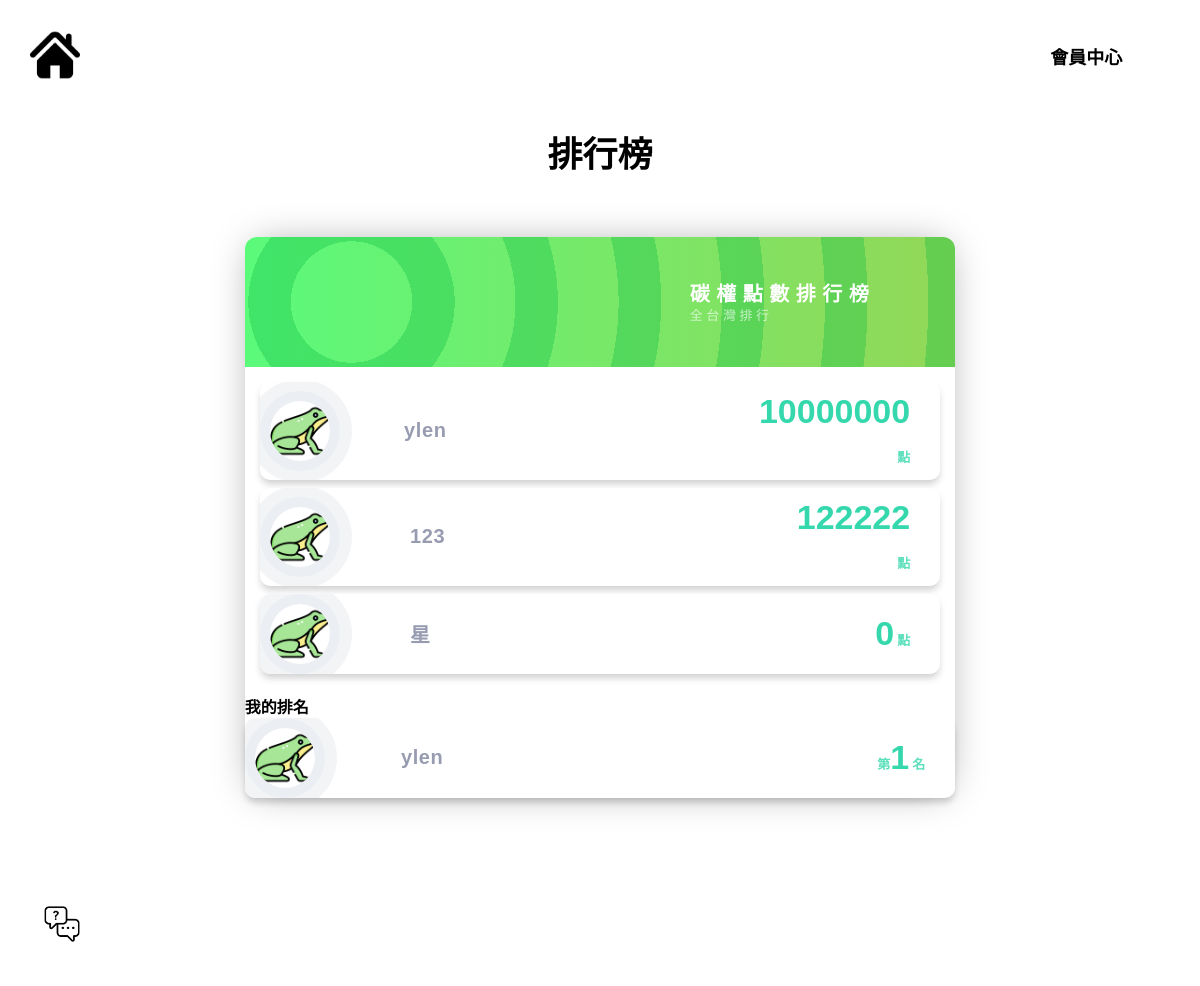
Page /rank (signed in) on the earlier database version.
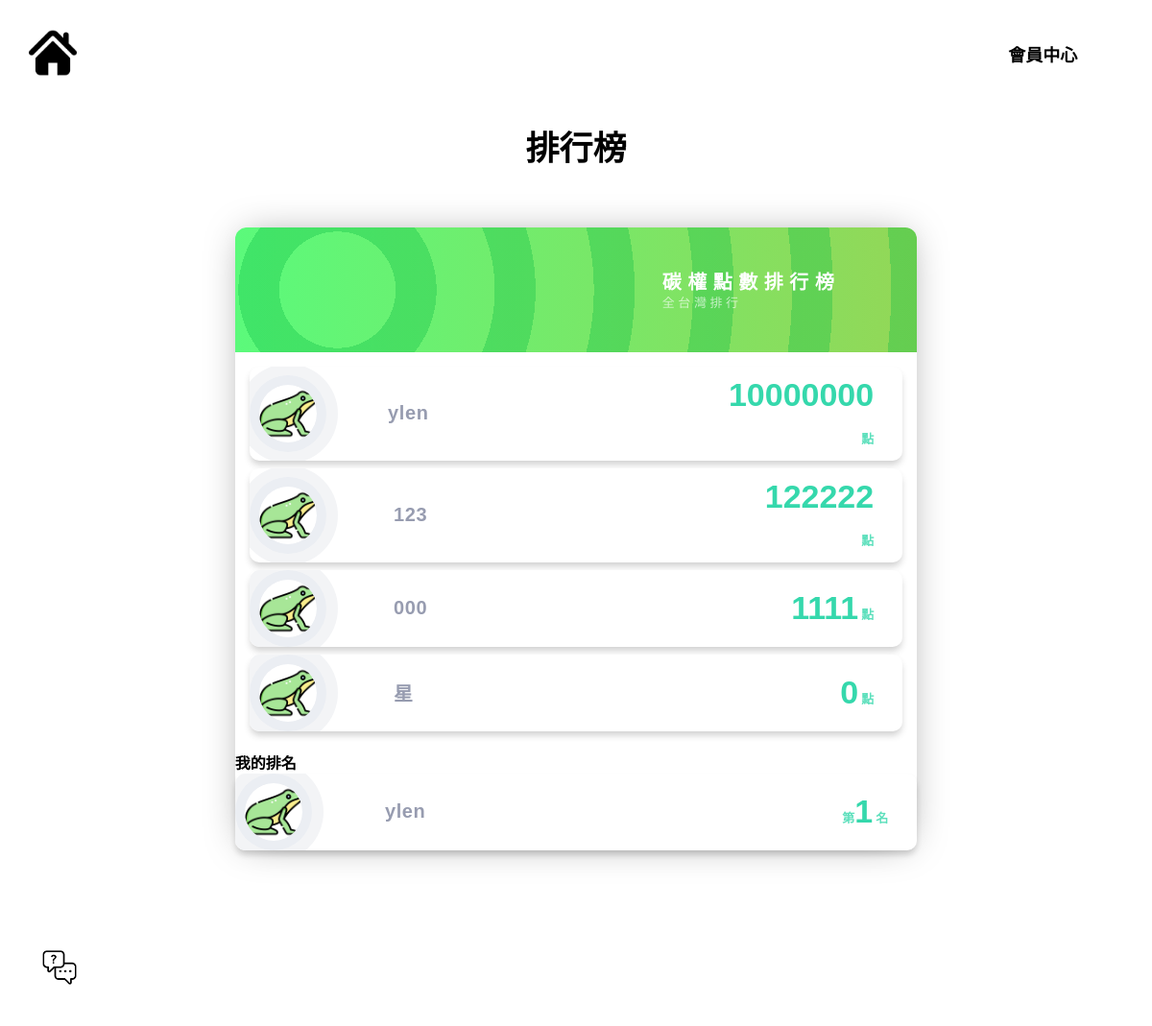
Same page on the later database version.
### myapp/models.py (models this page shows)
class userdata(models.Model):
        NAME = models.CharField('使用者名稱',max_length=20, null=False)
        PHONE = models.CharField('手機',max_length=10, null=False)
        PASSWORD = models.CharField('密碼',max_length=20, null=False)
        NICKNAME = models.CharField('暱稱',max_length=20,blank=True)
        POINT = models.IntegerField('點數',blank=True,default=0)
        IDCARD = models.CharField('身分證字號',max_length=10,blank=True)

### myapp/views.py (the view)
# urls.py: path('rank',views.rank)
def rank(request):
    username=request.session.get('username')
    ranking_list=userdata.objects.all().order_by('-POINT')
    rank = ranking_list.filter(POINT__gt=ranking_list.get(NAME=username).POINT).count() + 1
    return render(request,'leaderboard.html',locals())

### templates/leaderboard.html (shortened to what this page needs)
<!DOCTYPE html>
<html lang="en">
<head>
</head>
<link rel="stylesheet" href="../static/css/leaderboard.css">
<link rel="stylesheet" href="../static/css/signin.css">
<body style="background-image: url(../static/images/earth2.jpg);">
  <header class="heading">
    <div>
        <a href="http://127.0.0.1:8000/login/index"><img class="previous" src="../static/images/home-icon-silhouette.png"></a>
    </div>
    <div>
        <a class="mem" href="">會員中心</a>
    </div>
</header>
        <div style="margin-top: 8%;" class="signtit1">
            <p>排行榜</p>
        </div>
        <article class="leaderboard">
            <header class="lheader">
              <h1 class="leaderboard__title"><span class="leaderboard__title--top">碳權點數排行榜</span><span class="leaderboard__title--bottom">全台灣排行</span></h1>
            </header>
            <main class="leaderboard__profiles">
              {% for ranking in ranking_list %}
              <div class="leaderboard__profile">
                <img src="../static/images/amphibian.png" alt="123" class="leaderboard__picture">
                <span class="leaderboard__name">{{ranking.NAME}}</span>
                <span class="leaderboard__value">{{ranking.POINT}}<span>點</span></span>
              </div>
              {% endfor %}
            </main>
              我的排名<br>
              <div class="leaderboard__profile">
                <img src="../static/images/amphibian.png" alt="012" class="leaderboard__picture">
                <span class="leaderboard__name">{{username}}</span>
                <span class="leaderboard__value"><span>第</span>{{rank}}<span>名</span></span>
              </div>
        </article>
    <div class="problem">
        <a href=""><img style="width: 100%;" src="../static/images/customer-service.png"></a>
    </div>
</body>
</html>

Differences in the rows shown:
added userdata: NAME "000", POINT "1111"
